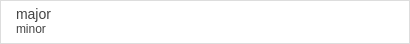
<?xml version="1.0" encoding="UTF-8"?>
<ui version="4.0">
 <class>ResultsHistoryItemWidget</class>
 <widget class="QWidget" name="ResultsHistoryItemWidget">
  <property name="geometry">
   <rect>
    <x>0</x>
    <y>0</y>
    <width>410</width>
    <height>44</height>
   </rect>
  </property>
  <property name="minimumSize">
   <size>
    <width>0</width>
    <height>44</height>
   </size>
  </property>
  <property name="maximumSize">
   <size>
    <width>16777215</width>
    <height>44</height>
   </size>
  </property>
  <property name="windowTitle">
   <string>Form</string>
  </property>
  <property name="styleSheet">
   <string notr="true">QWidget#mainWidget
{
	background-color: #fff;
	border: 1px solid #ddd;
}
QLabel
{
	font-size: 16px;
	color: #444;
}

QLabel#arrowLabel
{
	border-image: url(:/arrow.png) 0 0 0 0 stretch stretch;
}

QLabel#majorLabel
{
	font-size: 14px;
}

QLabel#minorLabel
{
	font-size: 12px;
}</string>
  </property>
  <property name="selectColor" stdset="0">
   <string>#d4eafc</string>
  </property>
  <property name="unselectColor" stdset="0">
   <string>#fff</string>
  </property>
  <layout class="QHBoxLayout" name="horizontalLayout">
   <property name="spacing">
    <number>0</number>
   </property>
   <property name="leftMargin">
    <number>0</number>
   </property>
   <property name="topMargin">
    <number>0</number>
   </property>
   <property name="rightMargin">
    <number>0</number>
   </property>
   <property name="bottomMargin">
    <number>0</number>
   </property>
   <item>
    <widget class="QWidget" name="mainWidget" native="true">
     <layout class="QHBoxLayout" name="horizontalLayout_5" stretch="0">
      <property name="spacing">
       <number>0</number>
      </property>
      <property name="leftMargin">
       <number>0</number>
      </property>
      <property name="topMargin">
       <number>0</number>
      </property>
      <property name="rightMargin">
       <number>1</number>
      </property>
      <property name="bottomMargin">
       <number>1</number>
      </property>
      <item>
       <widget class="QWidget" name="containerWidget" native="true">
        <layout class="QHBoxLayout" name="horizontalLayout_3">
         <property name="spacing">
          <number>0</number>
         </property>
         <property name="leftMargin">
          <number>0</number>
         </property>
         <property name="topMargin">
          <number>0</number>
         </property>
         <property name="rightMargin">
          <number>5</number>
         </property>
         <property name="bottomMargin">
          <number>0</number>
         </property>
         <item>
          <layout class="QVBoxLayout" name="verticalLayout">
           <property name="spacing">
            <number>0</number>
           </property>
           <property name="leftMargin">
            <number>16</number>
           </property>
           <item>
            <widget class="QLabel" name="majorLabel">
             <property name="text">
              <string>major</string>
             </property>
             <property name="alignment">
              <set>Qt::AlignBottom|Qt::AlignLeading|Qt::AlignLeft</set>
             </property>
             <property name="wordWrap">
              <bool>true</bool>
             </property>
            </widget>
           </item>
           <item>
            <widget class="QLabel" name="minorLabel">
             <property name="text">
              <string>minor</string>
             </property>
             <property name="alignment">
              <set>Qt::AlignLeading|Qt::AlignLeft|Qt::AlignTop</set>
             </property>
             <property name="wordWrap">
              <bool>true</bool>
             </property>
            </widget>
           </item>
          </layout>
         </item>
         <item>
          <widget class="QLabel" name="arrowLabel">
           <property name="minimumSize">
            <size>
             <width>22</width>
             <height>22</height>
            </size>
           </property>
           <property name="maximumSize">
            <size>
             <width>22</width>
             <height>22</height>
            </size>
           </property>
           <property name="text">
            <string/>
           </property>
          </widget>
         </item>
        </layout>
       </widget>
      </item>
     </layout>
    </widget>
   </item>
  </layout>
 </widget>
 <resources>
  <include location="resources.qrc"/>
 </resources>
 <connections/>
</ui>
